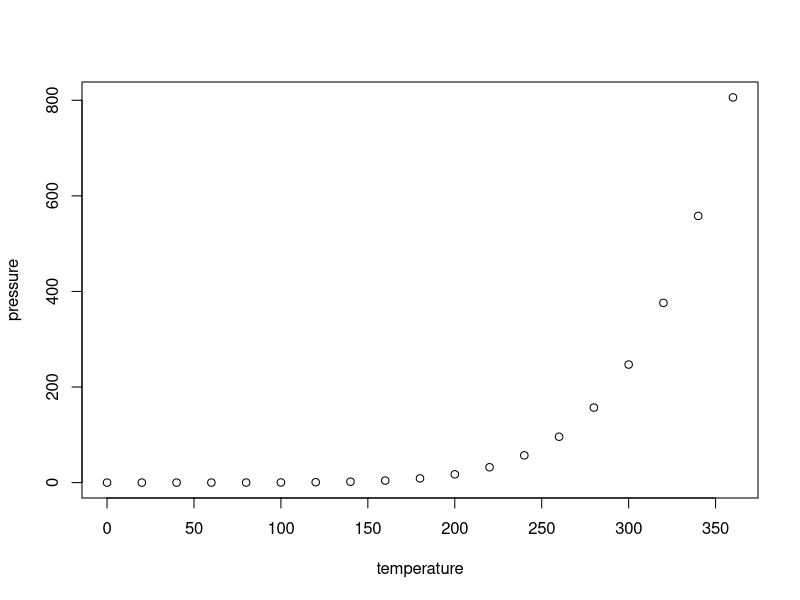
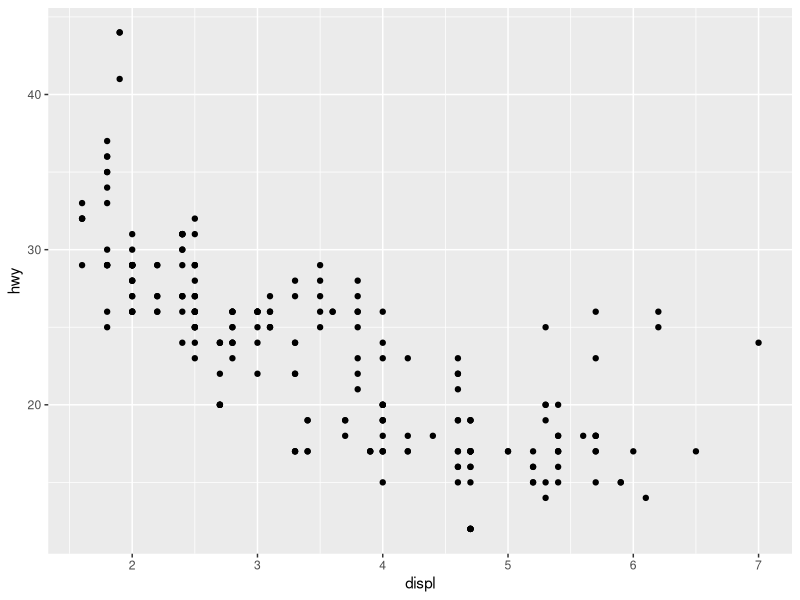
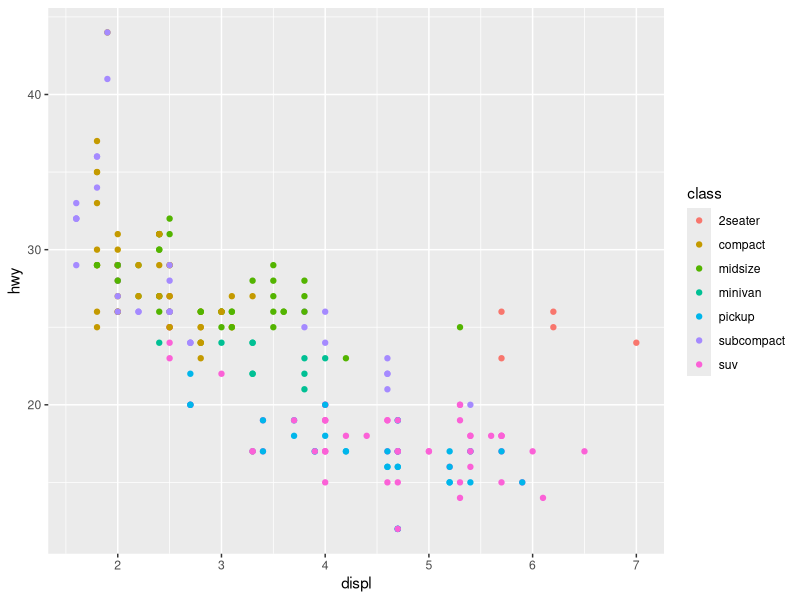
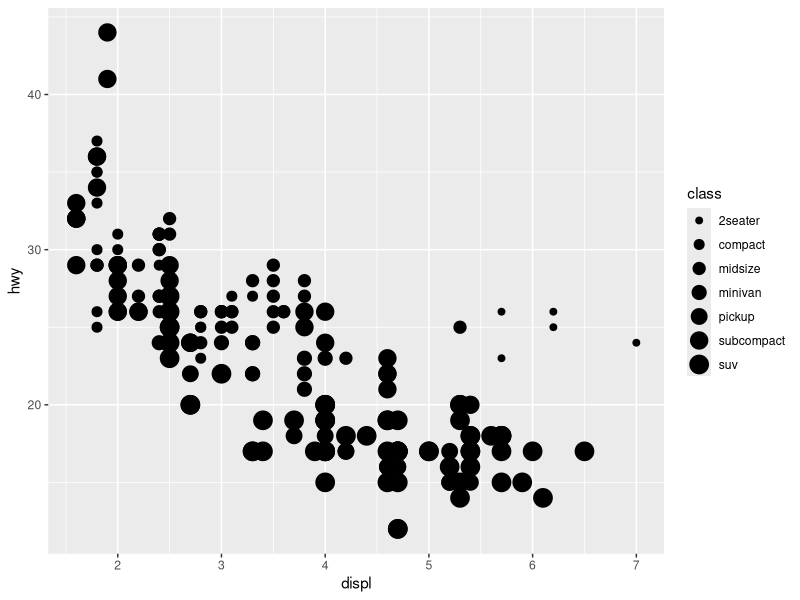
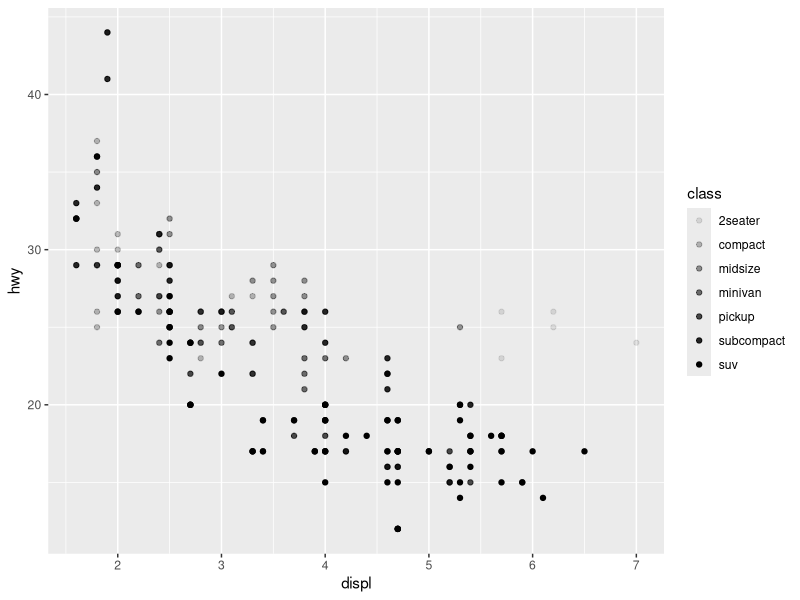
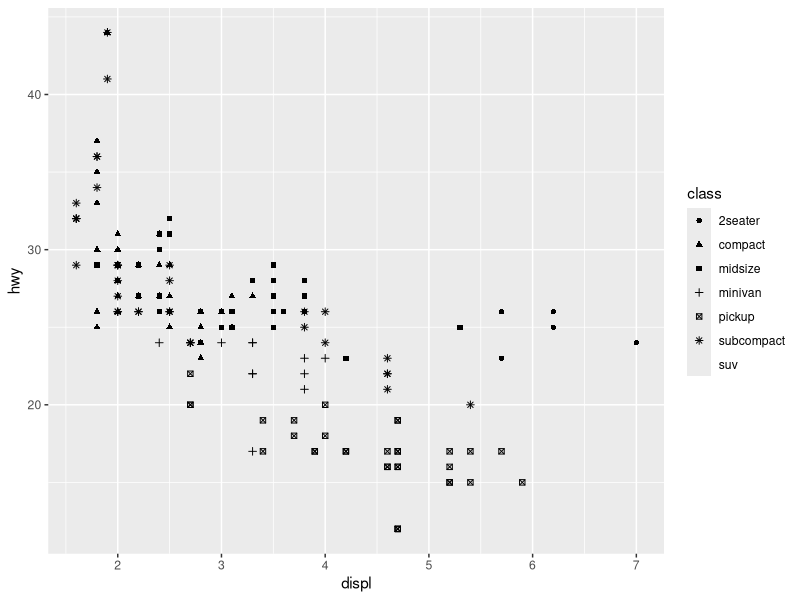
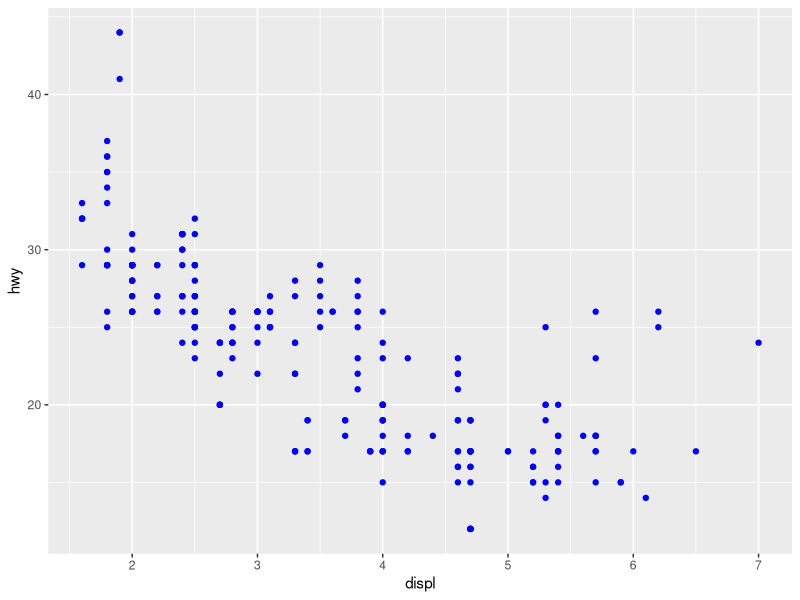
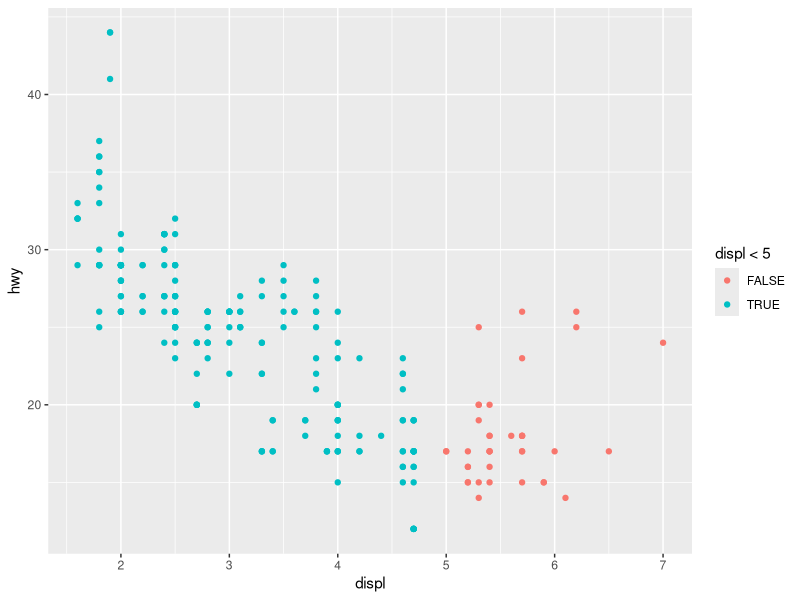

The R script that drew these images, in order:
## ---- chunk 1
#install.packages("knitr")
knitr::opts_chunk$set(echo = TRUE)
## ---- chunk 2
summary(cars)
## ---- chunk 3
plot(pressure)
## ---- chunk 4
# --------------------------- WORKSHOP 1 ---------------------------
## ---- chunk 5
# exercise 1, page 19

exercise1 <- 15 + 25.1 + 20.25
exercise1_num <- 32

exercise1_sum <- exercise1 + exercise1_num

print (exercise1_sum)
## ---- chunk 6
# practice tasks, page 21 - 22

years_old <- 25.7
round(years_old) # round up
floor(years_old) # roud down

years_old <- 25.765
round(years_old, 2)
## ---- chunk 7
# exercise 2, page 20

#paste(first_name, 'is', years_old, 'years old')
## ---- chunk 8
# practice tasks, page 22 - 

grade <- 55
total <- grade + 10
print (total)
grade <- 90
print (total) # value of total in a spreadsheet will be 100, but in programming a variable holds the value it was assigned (65)
total <- grade + 10
print (total) # executed in the way it was defined
## ---- chunk 9
# What will this code do?
p <- 2
z <- 5
out <- p * z  # What should the value of out be?
print (out) # What is the value of out? Is it the same as expected?
## ---- chunk 10
# Testing
x <- 1
is.character(x)
is.numeric (x)
## ---- chunk 11
# exercise 3, page 22

my_quiz <- c("uno",
             "dos",
             "tres",
             "cuatro",
             "cinco")
print (my_quiz)
str(my_quiz)
length(my_quiz)

# added a comma after "cuatro" - missing
# typo in print (my_quis)
# error in len - couldn't find function "len", had to change it to length
## ---- chunk 12
# practice tasks, page 22 -

# six basic data types : character, numeric, integer, logical, complex, raw
# built-in functions to help examine objects to understand type: class(), typeof(), length(), attributes()
## ---- chunk 13
# exercise, page 23

my_numeric_variable = 4.2
my_character_variable = 'julie'
my_integer_variable = 8
my_logical_variable = 5 > 3

print(c (my_numeric_variable, my_character_variable, my_integer_variable, my_logical_variable)) 
typeof(my_numeric_variable)
typeof(my_character_variable)
typeof(my_integer_variable)
typeof(my_logical_variable)
## ---- chunk 14
# exercise, page 24

y <- c(1, 2, 3)
z <- c("Sarah", "Tracy", " Jon")

class(z)
class(y)

# vectors - collection of elements of the same type
## ---- chunk 15
# lists - values of several different types

x <- list(1, "a", TRUE)
x
x[[2]]
## ---- chunk 16
# data frames and tibbles - like excel spreadsheets, 2D or rectangular data files; each column holds elements of the same type

# import from file like .csv or .xlsx or build in R from ground up
my_dataframe <- data.frame (no = c(1, 2, 3), c("Tracey", "John", "Pete"), c(TRUE, FALSE, TRUE))
my_dataframe
str(my_dataframe)

# makes a guess at type of each column, check and change if necessary by accessing column and changing type

my_dataframe$no = as.factor(my_dataframe$no)
str(my_dataframe)
# factor is categorical type - telling R that column 1 is actually storing a category rather than a real continuous number

# important each vector same length (column); use NA (cell with no data) - na.omit (remove rows with NAs) or is.na (check if value is not available)
## ---- chunk 17
# packages and libraries

# use software that other people have written, collection of functions
# published on The Comprehensive R Archive Network

#install.packages("tidyverse")
#library(tidyverse)
#install.packages("ggplot2")
#install.packages("tidyr")
#install.packages("earthtones")
#install.packages("redlistr")
#install.packages("dplyr")
#install.packages("terra")
#library(ggplot2)
#library(tidyr) 
#library(earthtones)
#library(redlistr)
#library(dplyr)
#library(terra)

# both ggplot2 and tidyr are part of tidyverse family of packages
## ---- chunk 18
# class discussion, page 27

# We want to take a .csv dataset representing counts from a BRUVs survey and turn it into a plot of the abundance of a single species. What major steps - the main tasks you would need to do using programming - might be required to get from a structured .csv table to a plot of a single species? Record your answers in your script using numbered comments.

# read .csv dataset into R
# store it into an object to call
# use ggplot2 to plot it

# generic
# 1. Import/load the .csv dataset into R
#data <- read.csv("my_bruvs_data.csv")

# 2. Inspect and clean the data
#head(data)          # View first rows
#str(data)           # Check structure/data types
#summary(data)       # Summary statistics

# Remove rows with missing values (optional)
#data <- na.omit(data)

# 3. Select/filter the data for the single species of interest
#species_data <- subset(data, Species == "Target_Species")

# 4. Summarise abundance data if needed
# Example: total abundance by site

#abundance_summary <- aggregate(Abundance ~ Site,
                               #data = species_data,
                               #FUN = sum)

# View summary table
#print(abundance_summary)

# 5. Create the plot
#barplot(abundance_summary$Abundance,
        #names.arg = abundance_summary$Site,
        #col = "skyblue",
        #main = "Abundance of Target_Species",
        #xlab = "Site",
        #ylab = "Total Abundance")

# 6. Add extra formatting if desired
# (Already included above with title and axis labels)

# 7. Save the plot (optional)
#png("species_abundance_plot.png")
#barplot(abundance_summary$Abundance,
        #names.arg = abundance_summary$Site,
        #col = "skyblue",
        #main = "Abundance of Target_Species",
        #xlab = "Site",
        #ylab = "Total Abundance")
#dev.off()
## ---- chunk 19
# --------------------------- WORKSHOP 2 ---------------------------
## ---- chunk 20
#install.packages("tidyverse")
#library(tidyverse)

#install.packages("ggplot2")
library(ggplot2)

# plot first ggplot
ggplot(data = mpg) +
  geom_point(mapping = aes(x = displ, y = hwy))
## ---- chunk 21
# grammar of graphics - graphing template

#ggplot(data = <DATA>) +
  #<GEOM_FUNCTION>(mapping = aes(<MAPPINGS>))

# aesthetic mappings - size, shape, colour

# change point by class
ggplot(data = mpg) + 
  geom_point(mapping = aes(x = displ, y = hwy, colour = class))
## ---- chunk 22
# change point size by class
ggplot(data = mpg) + 
  geom_point(mapping = aes(x = displ, y = hwy, size = class)) # using size for a discrete variable is not advised
## ---- chunk 23
# change point transparency by class (alpha)
ggplot(data = mpg) + 
  geom_point(mapping = aes(x = displ, y = hwy, alpha = class))

## ---- chunk 24
# change point shape by class
ggplot(data = mpg) + 
  geom_point(mapping = aes(x = displ, y = hwy, shape = class))
## ---- chunk 25
# set properties manually, such as by offering a number or a colour; let's make them blue

ggplot(data = mpg) + 
  geom_point(mapping = aes(x = displ, y = hwy), color = "blue")
# changes the appearance of the plot, doesn't show anything about the nature of the variable you've plotted; make sure makes sense
## ---- chunk 26
ggplot(data = mpg) + 
  geom_point(mapping = aes(x = displ, y = hwy, color = displ < 5))
## ---- chunk 27
# facet and panel plots

ggplot(data = mpg) + 
  geom_point(mapping = aes(x = displ, y = hwy)) + 
  facet_wrap(~ class, nrow = 2)
# use this to break single complex plot into many sub plots or panels - only use facet_wrap() for discrete variables
## ---- chunk 28
# if you want to do this with more than one variable, then use facet_grid(); needs two variables separated by a ~

ggplot(data = mpg) + 
  geom_point(mapping = aes(x = displ, y = hwy)) + 
  facet_grid(drv ~ cyl)
## ---- chunk 29
# use a '.' f don't want to facet in the rows or column dimension
ggplot(data = mpg) + 
  geom_point(mapping = aes(x = displ, y = hwy)) + 
  facet_grid(. ~ cyl)
## ---- chunk 30
# fitting simple lines

# to display data as points:
ggplot(data = mpg) + 
  geom_point(mapping = aes(x = displ, y = hwy))
## ---- chunk 31
# display as smooth line through points
ggplot(data = mpg) + 
  geom_smooth(mapping = aes(x = displ, y = hwy))
## ---- chunk 32
# change line type, use variable to control it

ggplot(data = mpg) + 
  geom_point(mapping = aes(x = displ, y = hwy, color = drv)) +
  geom_smooth(mapping = aes(x = displ, y = hwy, linetype = drv, color = drv))
## ---- chunk 33
# use group argument to show that our data is grouped; won't add new legend but can easily be used to vary your plots by the discrete variable

 ggplot(data = mpg) +
  geom_smooth(mapping = aes(x = displ, y = hwy, group = drv))
## ---- chunk 34
# change color of each line based on drv value

ggplot(data = mpg) +
  geom_smooth(
    mapping = aes(x = displ, y = hwy, color = drv),
    show.legend = FALSE,
  )
## ---- chunk 35
ggplot(data = mpg) + 
  geom_point(mapping = aes(x = displ, y = hwy)) +
  geom_smooth(mapping = aes(x = displ, y = hwy))

# note how top and second rows are duplicated, meaning if you wanted to change the x variable in your plot, you'd need to change it in several locations; not ideal, increase chances of error
# ggplot allows you to pass 'overarching' mappings to the ggplot - global mappings applied to every single subsequent geom
## ---- chunk 36
ggplot(data = mpg, mapping = aes(x = displ, y = hwy)) + 
  geom_point() + 
  geom_smooth()
## ---- chunk 37
# display different aesthetics in different layers

ggplot(data = mpg, mapping = aes(x = displ, y = hwy)) + 
  geom_point(mapping = aes(color = class)) + 
  geom_smooth()
## ---- chunk 38
# specify different data for each layer - use filter (class = "subcompact") to select a subset of the data and plot only that subset

#ggplot(data = mpg, mapping = aes(x = displ, y = hwy)) + 
  #geom_point(mapping = aes(color = class)) + 
  #geom_smooth(data = filter(mpg, class == "subcompact"), se = FALSE)
## ---- chunk 39
ggplot(data = mpg, mapping = aes(x = displ, y = hwy)) + 
  geom_line(mapping = aes(color = class))
## ---- chunk 40
ggplot(data = mpg, mapping = aes(x = displ, y = hwy)) + 
  geom_boxplot(mapping = aes(color = class))
## ---- chunk 41
ggplot(data = mpg, mapping = aes(x = displ)) + 
  geom_histogram(mapping = aes(color = class)) # can't have both an x or a y variable in aes(x=)
## ---- chunk 42
ggplot(data = mpg, mapping = aes(y = hwy)) + 
  geom_histogram(mapping = aes(color = class))
## ---- chunk 43
ggplot(data = mpg, mapping = aes(x = displ, y = hwy)) + 
  geom_area(mapping = aes(color = class))
## ---- chunk 44
ggplot(data = mpg, mapping = aes(x = displ, y = hwy)) + 
  geom_point() + 
  geom_smooth()
## ---- chunk 45
ggplot() + 
  geom_point(data = mpg, mapping = aes(x = displ, y = hwy)) + 
  geom_smooth(data = mpg, mapping = aes(x = displ, y = hwy))
## ---- chunk 46
# transformations and data summarizes

# plotting stats

ggplot(data = diamonds) + 
  geom_bar(mapping = aes(x = cut))

# x-axis displays cut, a variable from diamonds dataset but ye is count but count is not a variable in diamonds - many graphs, like scatterplots, plot the raw values; other grpahs, like bar charts, calculate new values to plot
# bar charts, histograms, and frequency polygons - bin, plot bin counts
# smoothers - fit model to data and plot predictions from the model
# boxplots - robust summary of distribution and then display a specially formatted box

# algorithm used to calculate new values for a graph is called a stat
## ---- chunk 47
# can generally use geoms and stats interchangeably

ggplot(data = diamonds) + 
  stat_count(mapping = aes(x = cut))
## ---- chunk 48
# defaults in ggplot2

# override default stat - change from default 'count' to 'identity' (raw value of a variable)

#demo <- tribble(
  #~cut,         ~freq,
  #"Fair",       1610,
  #"Good",       4906,
  #"Very Good",  12082,
  #"Premium",    13791,
  #"Ideal",      21551
#)
#demo

#ggplot(data = demo) +
  #geom_bar(mapping = aes(x = cut, y = freq), stat = "identity")
## ---- chunk 49
ggplot(data = diamonds) + 
  geom_bar(mapping = aes(x = cut, y = stat(prop), group = 1))
# proportion rather than count
## ---- chunk 50
# plotting statistical details - be transparent about uncertainty or any other limitation of data

ggplot(data = diamonds) + 
  stat_summary(
    mapping = aes(x = cut, y = depth),
    fun.min = min,
    fun.max = max,
    fun = median
  )
## ---- chunk 51
# aesthetic adjustments

ggplot(data = diamonds) + 
  geom_bar(mapping = aes(x = cut, colour = cut))
## ---- chunk 52
ggplot(data = diamonds) + 
  geom_bar(mapping = aes(x = cut, fill = cut))
## ---- chunk 53
ggplot(data = diamonds) + 
  geom_bar(mapping = aes(x = cut, fill = clarity))
# aesthetics to colour by another variable like clarity; stacking done automatically, done behind the scenes with position argument
## ---- chunk 54
# ability to make position adjustments is vital, allows you to customize plots in 3 ways, identity (raw data), fill (changes heights), dodge (forces ggplot2 to not put things on top of each other)

# if you use position = "identity" will be able to place each object exactly where it falls in the context of the graph; vital for point charts like scatter plots but makes a mess in a bar plot situation by showing too much information (generally summarizes information)

#To alter transparency (alpha)
ggplot(data = diamonds, mapping = aes(x = cut, fill = clarity)) + 
  geom_bar(alpha = 1/5, position = "identity")
## ---- chunk 55
#To color the bar outlines with no fill color
ggplot(data = diamonds, mapping = aes(x = cut, colour = clarity)) + 
  geom_bar(fill = NA, position = "identity")
## ---- chunk 56
# position = 'fill' works like stacking but makes each set of stacked bars the same height

ggplot(data = diamonds) + 
  geom_bar(mapping = aes(x = cut, fill = clarity), position = "fill")
## ---- chunk 57
# position = "dodge" places overlapping objects directly beside one another

ggplot(data = diamonds) + 
  geom_bar(mapping = aes(x = cut, fill = clarity), position = "dodge")
## ---- chunk 58
# position = "jitter - slightly moves points so you can see them all (especially when they overlap), adds small amount of random noise to each point to avoid overplotting when points overlap

ggplot(data = mpg) + 
  geom_point(mapping = aes(x = displ, y = hwy), position = "jitter")
## ---- chunk 59
# template for making a ggplot2

#ggplot(data = <DATA>) + 
  #<GEOM_FUNCTION>(
     #mapping = aes(<MAPPINGS>),
     #stat = <STAT>, 
     #position = <POSITION>
  #) +
  #<FACET_FUNCTION>
## ---- chunk 60
# --------------------------- WORKSHOP 3 ---------------------------
## ---- chunk 61
# to call from an RScript (runs the whole thing, make sure no errors)
#getwd()
#source("MB5370_Module_01_WorkbookScript")
## ---- chunk 62
# communicating between R and Git
# install.packages("usethis") - done in console (not script or qmd)

# personal access tokens (classic), no expiry, check everything
# to store in R => gitcreds::gitcreds_set(), then paste it in

# tracking project, push it to GitHub
# using usethis => in console - usethis::use_git()
# using tools => Tools>Project Options...>Git/SVN; Under Version control system, select "Git", Confirm New Git Repository? Yes!
# using terminal => run git init 

# git tab symbols
# A - added
# D - deleted
# M - modified
# R - renamed
# ? - untracked (click checkbox, ? turns into A so added to files want Git to track, known as staging)
## ---- chunk 63
# committing in Git

# easiest way to Stage a file in RStudio is simply to check the box next to that file in the Git tab
# made changes to different files in project but don't want to commit them all at once, select the ones you want to commit together, commit those files only
# tick box in Git, click red/green thingy, pop up window, write commit message (must), commit
## ---- chunk 64
# pushing to GitHub

# so far working locally on the one single version of this new project that now exists; can tell by looking at the buttons woulduse to Pull from or Push to GitHub remote
# pull/push greyes out; push to get Git and GitHub to communicate; already have GitHubt accounts and project tracked by Git - easy => in console usethis::use_github() => replicate entire project (parts tracked by Git) onto GitHub (Remote)
# automatically opened this file on GitHub online
# I still can't use the pull and push buttons... but I do see my doc on GitHub

# online
# create new repository on the command line
#echo "# Module-1---MB5370" >> README.md
#git init
#git add README.md
#git commit -m "first commit"
#git branch -M main
#git remote add origin https://github.com/juliethomas00/Module-1---MB5370.git
#git push -u origin main

# or push an existing repository from the command line
#git remote add origin https://github.com/juliethomas00/Module-1---MB5370.git
#git branch -M main
#git push -u origin main
## ---- chunk 65
# if I ever want to undo the last commit (while keeping files unchanged) => in terminal git reset --soft HEAD~1
## ---- chunk 66
# rendering RMarkdown files to HTML for blogging - run this code in a separate script/rmd or console

#install.packages("knitr")
#install.packages("markdown")

#library(knitr)
#library(markdown)

#knit("MB5370_Module_01_WorkbookRmd.Rmd") # produces a .md file
#markdownToHTML("MB5370_Module_01_WorkbookRmd.md", "MB5370_Module_01_WorkbookRmd", fragment.only=TRUE) # produces clean .html
